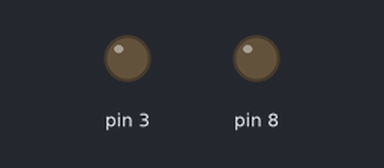
A sketch run on a simulated Arduino Uno, built with avr-gcc and run on an emulated ATmega328P. Shown: output pins drawn as LEDs (lit = HIGH). Dashed ring = blinking. Pins used as bus, display or sensor lines are not drawn.

Above: at 0.3 s.
At 2.6 s:
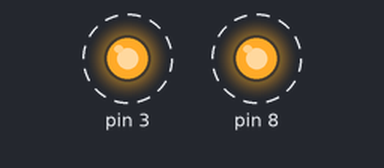
Timing chart, 0 to 3.0 s (numbered marks = the images above):
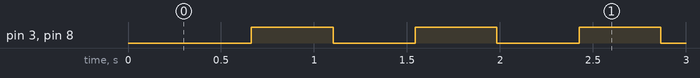

Measured:
- by itself, pin 3, pin 8: alternates HIGH for 0.44 s and LOW for 0.44 s
- by itself, everything shown: repeats every 0.88 s, in 4 steps

The sketch:

main.ino
```cpp
#include "Motor.hpp"

Motor M2(4, 3, 80);
Motor M1(9, 8, 80);

void setup() {
  Serial.begin(9600);
  M1.setup();
  M1.setRange(10);
  M1.chooseMode(1);
  M2.setup();
  M2.setRange(10);
  M2.chooseMode(1);
}

void loop() {
  M1.loop();
  M2.loop();
}
```

Motor.hpp
```cpp
#ifndef MOTOR_HPP
#define MOTOR_HPP

class Motor {

  private:

    // Pin informations
    int stepPin;
    int dirPin;

    // State
    long speed;                          // Percentage
    boolean direction{true};                      // Clockwise is true and anti-clockwise is false
    int currentStep;
    int targetedStep;

    // Trajectory
    int range;
    boolean linearMode{false};
    boolean sinusoidalMode{false};

    // Time variables
    unsigned long globalTime;
    unsigned long nextUpdate = 0;

  public:

    // Constructors
    // General constructor
    Motor(int stepPinInit, int dirPinInit, long speedInit, int currentStepInit, int targetedStepInit) {
      stepPin = stepPinInit;
      dirPin = dirPinInit;
      speed = speedInit;
      currentStep = currentStepInit;
      targetedStep = targetedStepInit;
    }
    // With four parameters
    Motor(int stepPinInit, int dirPinInit, long speedInit, int currentStepInit) : Motor(stepPinInit, dirPinInit, speedInit, currentStepInit , currentStepInit) {};
    // With three parameters
    Motor(int stepPinInit, int dirPinInit, long speedInit) : Motor(stepPinInit, dirPinInit, speedInit, 0 , 0) {};
    // With two parameters
    Motor(int stepPinInit, int dirPinInit) : Motor(stepPinInit, dirPinInit, 50, 0 , 0) {};

    // Methods

    void changeDir() {
      direction = !direction;
      if (direction) {
        digitalWrite(dirPin, HIGH);
      }
      else {
        digitalWrite(dirPin, LOW);
      };
    }

    boolean goodDir() {
      return (((direction) and (targetedStep >= currentStep)) or ((!direction) and (targetedStep <= currentStep)));
    }

    boolean tryUpdate() {
      globalTime = millis();
      if (nextUpdate < globalTime) {
        nextUpdate = globalTime + 101 - speed;
        return true;
      }
      else {
        return false;
      }
    }

    void move() {
      linear(0);
      if (currentStep != targetedStep) {
        if (!goodDir()) {
          changeDir();
        }
        if (direction) {
          currentStep++;
        }
        else {
          currentStep--;
        }
        digitalWrite(stepPin, HIGH);
        delayMicroseconds(1000);
        digitalWrite(stepPin, LOW);
      }
    }

    // Modes
    void setModes(boolean newLinearMode, boolean newSinusoidalMode) {
      linearMode = newLinearMode;
      sinusoidalMode = newSinusoidalMode;
    }

    void chooseMode(int mode) {
      switch (mode) {
        case 0:
          setModes(false, false);
          break;
        case 1:
          setModes(true, false);
          targetedStep = range;
          break;
        case 3:
          setModes(false, true);
          targetedStep = range;
          break;
      }
    }

    // Setter
    void setTargetedStep(int newTargetedStep) {
      targetedStep = newTargetedStep;
    }

    void setCurrentStep(int newCurrentStep) {
      currentStep = newCurrentStep;
    }

    void setSpeed(float newSpeed) {
      speed = newSpeed;
    }

    void setRange(int newRange) {
      range = newRange;
    }

    // Getter
    int getTargetedStep() {
      return targetedStep;
    }

    int getCurrentStep() {
      return currentStep;
    }

    boolean getDirection() {
      return direction;
    }

    float getSpeed() {
      return speed;
    }

    // Modes

    void linear(int bypass) {
      if ((linearMode) or (bypass == 1)) {
        if (currentStep == range) {
          targetedStep = -range;
        }
        else if (currentStep == -range) {
          targetedStep = range;
        }
      }
    }

    void sinusoidal(int range) {}

    // Setup
    void setup() {
      pinMode(stepPin, OUTPUT);
      pinMode(dirPin, OUTPUT);
      digitalWrite(dirPin, LOW);
    }

    // Loop
    void loop() {
      if (tryUpdate()) {
        move();
      }
    }
};

#endif
```
